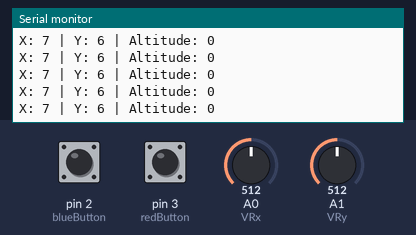
Recording of a sketch running on a simulated Arduino Uno, built with avr-gcc and run on an emulated ATmega328P. On the bench: the last lines printed to the serial monitor. Inputs (shaded band) come from the test bench; at power-on: A0 (VRx) = 512, pin 2 (blueButton) LOW, pin 3 (redButton) LOW, A1 (VRy) = 512.

Above: at 5.7 s.
5.8 s: A0 (VRx) set to 618
At 5.85 s:
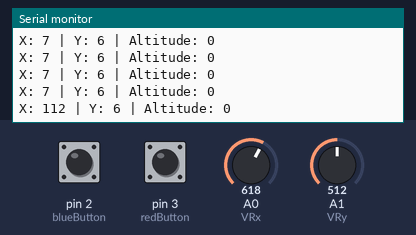
8.8 s: A0 (VRx) set to 591
At 8.87 s:
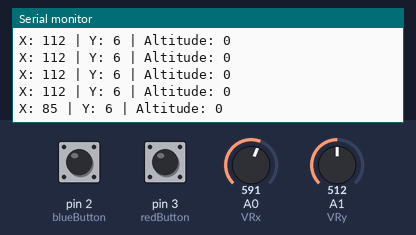
Timing chart, 0 to 11.8 s (numbered marks = the images above; inputs shaded):
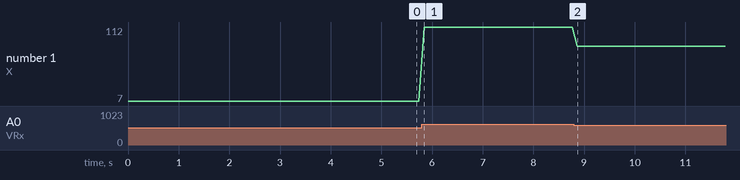

The sketch:

JoyStick.ino
```cpp
// Declare pins for joystick
int VRx = A0;
int VRy = A1;

// Declare pins for button
 const int blueButton = 2;
 const int redButton = 3;

// Variables for the joystick
int xPosition = 0;
int yPosition = 0;
int mapX = 0;
int mapY = 0;

// Variables for the button
int blueState = 0;
int redState = 0;

// Virtual altitiude variable
int altitude = 0;

void setup() {
  Serial.begin(9600);

  pinMode(VRx, INPUT);
  pinMode(VRy, INPUT);
}

void loop() {
  xPosition = analogRead(VRx);
  yPosition = analogRead(VRy);
  mapX = map(xPosition, -15, 1023, -512, 512);
  mapY = map(yPosition, -13, 1023, -512, 512);

  blueState = digitalRead(blueButton);
  redState = digitalRead(redButton);

  if (blueState == HIGH) {
    altitude += 1;
  }
  if (redState == HIGH) {
    altitude -= 1;
  }

  Serial.print("X: ");
  Serial.print(mapX);
  Serial.print(" | Y: ");
  Serial.print(mapY);
  Serial.print(" | Altitude: ");
  Serial.println(altitude);

  delay(100);
}
```

Measured:
- after the input at 5.8 s, the serial monitor: prints a new line at once (image 1)
- after the input at 8.8 s, the serial monitor: prints a new line after 0.07 s (image 2)
- plotted number 1: 7 → 112 after the input at 5.8 s, 112 → 85 after the input at 8.8 s
